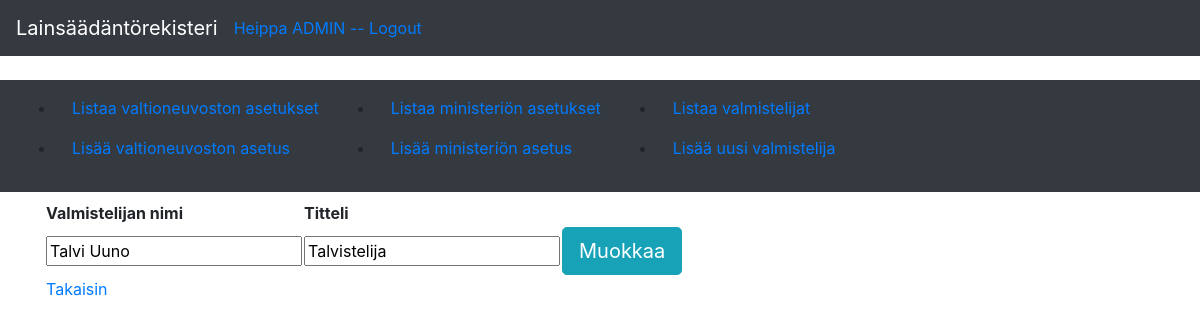
Page /valmistelijat/3/ (signed in) on the committed database.
### application/auth/models.py (models this page shows, shortened)
class User(Base):
    __tablename__ = "account"
    name = db.Column(db.String(32), nullable=False)
    username = db.Column(db.String(32), unique=True, nullable=False)
    password = db.Column(db.String(32), nullable=False)
    email = db.Column(db.String(32), unique=True, nullable=False)
    roles = db.relationship("Role", secondary=user_role, lazy="subquery", backref=db.backref("users", passive_deletes=True, lazy=True))
    vnat = db.relationship("Vna", backref='account', passive_deletes=True, lazy=True)
    mmmat = db.relationship("Mmma", backref='account', passive_deletes=True, lazy=True)

### application/valmistelijat/models.py (models this page shows, shortened)
class Valmistelija(Base):
    name = db.Column(db.String(32), nullable=False)
    titteli = db.Column(db.String(32), nullable=False)
    email = db.Column(db.String(32), nullable=False)
    puh = db.Column(db.String(32), nullable=False)
    account_id = db.Column(db.Integer, db.ForeignKey('account.id'), nullable=False)

### application/valmistelijat/views.py (the view)
@app.route("/valmistelijat/<valmistelija_id>/", methods=["GET"])
@login_required
def get_valmistelija(valmistelija_id):
    valmistelija = Valmistelija.query.get(valmistelija_id)
    form = ValmistelijaForm(obj=valmistelija)
    return render_template("valmistelijat/valmistelija.html", valmistelija=Valmistelija.query.get(valmistelija_id), form=form)

### application/valmistelijat/forms.py
class ValmistelijaForm(FlaskForm):
    name = StringField("Valmistelijan nimi", [validators.DataRequired(message=("Nimi ei voi olla tyhjä")), validators.Length(min=3, max=30)])
    titteli = StringField("Titteli", [validators.DataRequired(message=("Titteli ei voi olla tyhjä")), validators.Length(min=3, max=30)])
    puh = StringField("Puhelinnumero", [validators.DataRequired(message=("Puhelinnumero ei voi olla tyhjä")), validators.Length(min=3, max=30)])
    email = StringField("Sähköposti", [validators.DataRequired(message=("Sähköposti ei voi olla tyhjä")), validators.Length(min=3, max=30)])
    class Meta:
        csrf = False

### application/__init__.py (called while the page is built)
@event.listens_for(Engine, "connect")
def set_sqlite_pragma(dbapi_connection, connection_record):
    if app.config["SQLALCHEMY_DATABASE_URI"].startswith("sqlite"):
        cursor = dbapi_connection.cursor()
        cursor.execute("PRAGMA foreign_keys=ON")
        cursor.close()

@login_manager.user_loader
def load_user(user_id):
    return User.query.get(user_id)

### application/templates/valmistelijat/valmistelija.html (shortened to what this page needs)
{% extends "layout.html" %}
{% block body %}
<form method="POST" action"{{ url_for('get_valmistelija', valmistelija_id=valmistelija.id) }}">
  <table>
    <tr>
      <th>Valmistelijan nimi</th>
      <th>Titteli</th>
      <th></th>
    </tr>
    <tr>
      <td>{{ form.name(readonly=true) }}</td>
      <td>{{ form.titteli(readonly=true) }}</td>
      <td><button class="btn btn-info btn-lg" type="button" onclick="location.href='/valmistelijat/{{valmistelija.id}}/edit'" >Muokkaa</button></td>
    </tr>
    <tr>
      <td><a href="{{ url_for('valmistelija_index') }}">Takaisin</a></td>
    </tr>
  </table>
</form>
{% endblock %}

### application/templates/layout.html (shortened to what this page needs)
<!DOCTYPE html>
<html>
  <head>
    <link rel="stylesheet" href="https://maxcdn.bootstrapcdn.com/bootstrap/4.0.0/css/bootstrap.min.css">
  </head>
  <body>
    <nav class="navbar navbar-expand-md navbar-dark bg-dark mb-4">
      <a class="navbar-brand" href="{{ url_for('index') }}">Lainsäädäntörekisteri</a>
      <div class="form-inline mt-2 mt-md-0">
          {% if current_user.is_authenticated %}
          <a href="{{ url_for('auth_logout') }}">Heippa {{ current_user.name }} -- Logout</a>
          {% endif %}
      </div>
    </nav>
    <nav class="navbar navbar-expand-md navbar-dark bg-dark mb-6">
      <div class="collapse navbar-collapse" id="navbarCollapse">
        <ul>
          <li class="nav-item">
            <a class="nav-link" href="{{ url_for('vnat_index') }} ">Listaa valtioneuvoston asetukset</a>
          </li>
          <li class="nav-item">
            <a class="nav-link" href="{{ url_for('vnat_form') }} ">Lisää valtioneuvoston asetus</a>
          </li>
        </ul>
        <ul>
          <li class="nav-item">
            <a class="nav-link" href="{{ url_for('mmmat_index') }} ">Listaa ministeriön asetukset</a>
          </li>
          <li class="nav-item">
            <a class="nav-link" href="{{ url_for('mmmat_form') }} ">Lisää ministeriön asetus</a>
          </li>
        </ul>
        <ul>
          <li class="nav-item">
            <a class="nav-link" href="{{ url_for('valmistelija_index') }} ">Listaa valmistelijat</a>
          </li>
          <li class="nav-item">
            <a class="nav-link" href="{{ url_for('valmistelija_form') }} ">Lisää uusi valmistelija</a>
          </li>
        </ul>
      </div>
    </nav>
    <main role="main" class="container">
      {% block body %}{% endblock %}
    </main>
  </body>
</html>

### rows in the picture
User: name "ADMIN"
Valmistelija: name "Talvi Uuno", titteli "Talvistelija"
